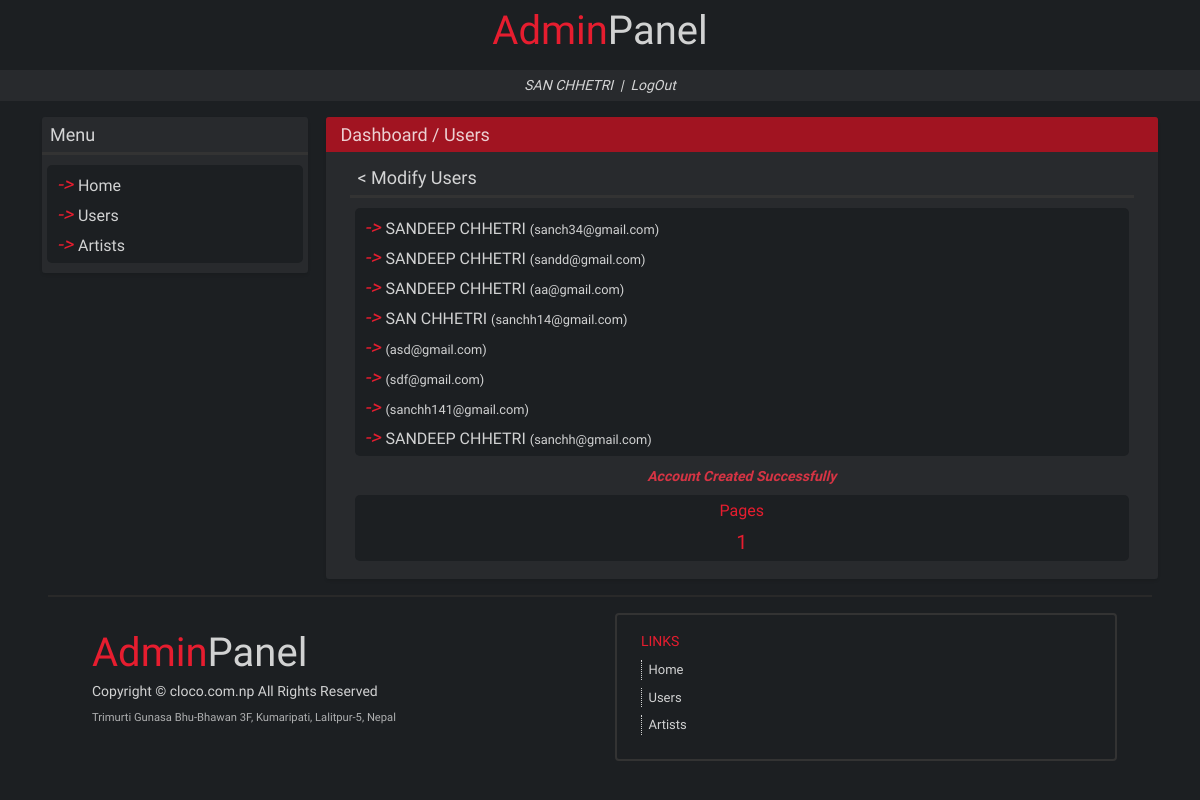
Before: /dashboard/users/modifyuser/ (signed in) with the older database file.
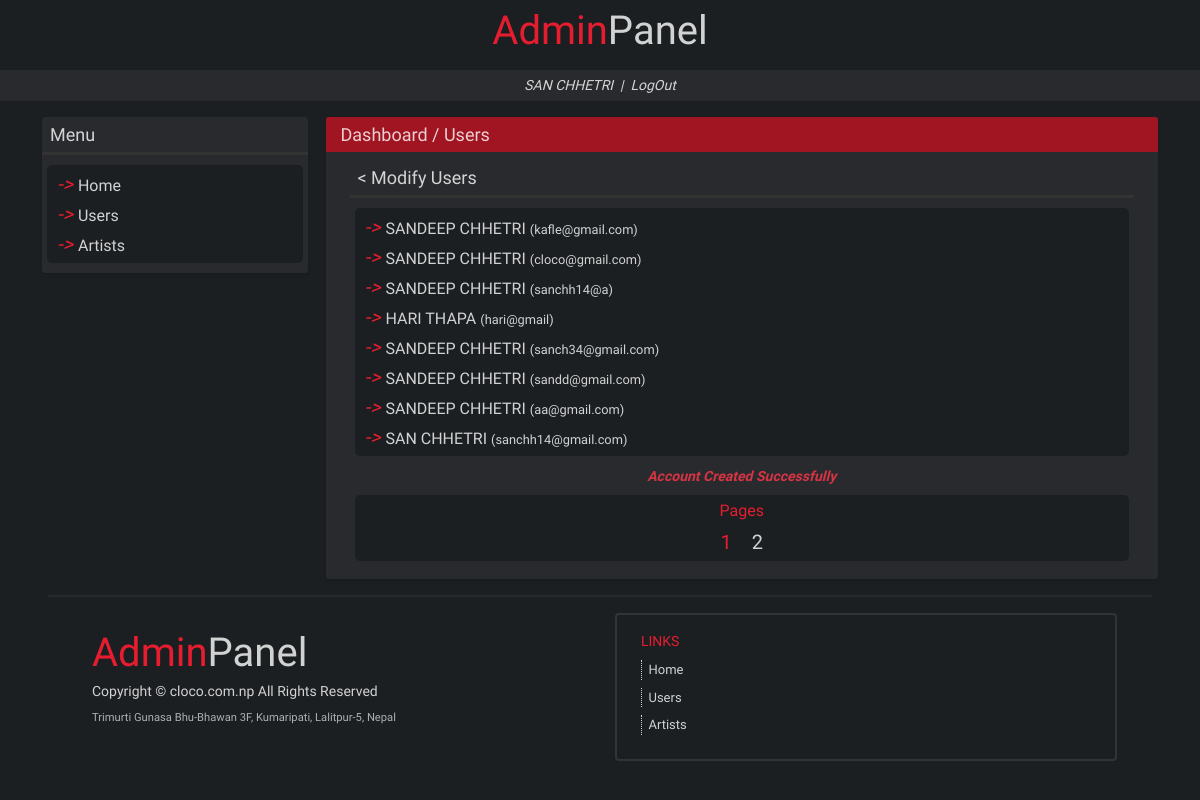
After: the same page with the newer database file.
### accounts/models.py (models this page shows)
class User(AbstractUser):
    GENDER_CHOICES = (
        ('M', 'Male'),
        ('F', 'Female'),
        ('O', 'Other'),
    )
    username = None
    first_name = models.CharField(max_length=20)
    last_name = models.CharField(max_length=20)
    email = models.EmailField(unique=True)
    password = models.CharField(max_length=40)
    phone = models.CharField(max_length=20, unique=True)
    dob = models.DateField(null=True, blank=True)
    gender = models.CharField(max_length=1, choices=GENDER_CHOICES)
    address = models.CharField(max_length=50)
    created_at = models.DateTimeField(auto_now_add=True)
    updated_at = models.DateTimeField(auto_now=True)
    USERNAME_FIELD = 'email'
    REQUIRED_FIELDS = ['phone']
    objects = UserManager()

### musicRecord/usersViews.py (the view)
# urls.py: path('users/modifyuser/', usersViews.modify_user, name='modifyuser'),
def modify_user(request):
    if not request.user.is_authenticated:
        return redirect('/')
    else:
        try:
            page = int(request.GET.get('page'))
        except:
            page = 1
        page_end = page*8
        page_start = page_end - 8
        users = User.objects.raw('select * from accounts_User order by created_at desc')
        pages = int(len(users)/8)
        if len(users)%8 != 0:
            pages = pages+1
        if request.session.get('success') != None:
                success = request.session['success']
                request.session['success'] = None
        else:
            success = ''
        return render(request, 'users/modifyuser.html',{'user_name':user_name(request), 'user_pk':request.user.id, 'users':users[page_start:page_end], 'pages':range(1,pages+1), 'page':page, 'success':success})

### musicRecord/usersViews.py (called while the page is built)
def user_name(request):
    return request.user.first_name.upper()+' '+request.user.last_name.upper()

### templates/users/modifyuser.html (shortened to what the changed rows need)
{% extends 'base.html' %}
{% block content %}
<div class="row mb-3">
    <div class="col-sm-12 col-lg-9 px-4">
        <div class="row main-box">
            <div class="col-12 box-content px-0 px-lg-4">
                <div class="mt-2 pb-2">
                    <div class="col-12 sidebox-menus">
                        <div class="row sidebox-menu py-1">
                            {% for user in users %}
                            <div class="col-12 p-0 m-0" style="color:#e61d2f;">
                                <i>-> </i>
                                <a class="menu-options" href="{% url 'modifyuser' %}{{user.id}}?page={{page}}">{{user.first_name.upper}} {{user.last_name.upper}} <span class="small">({{user.email}})</span></a>
                                <br>
                            </div>
                            {% endfor %}
                        </div>
                        <div class="row sidebox-menu py-1">
                            <div class="col mx-2">
                                <div class="row">
                                  <div class="col-12 d-flex justify-content-center">
                                    {% for p in pages %}
                                      <div class="">
                                        <a class="link pagesnav {% if page == p %}activetab{% endif %}" href="{% url 'modifyuser' %}?page={{p}}">
                                          <span class="unselectable" style="font-size:20px;">{{p}}</span>
                                        </a>
                                      </div>
                                    {% endfor %}
                                  </div>
                                </div>
                            </div>
                        </div>
                    </div>
                </div>
            </div>
        </div>
    </div>
{% endblock %}

Changed rows visible on the page:
no longer on this page (row unchanged): User: email "asd@gmail.com"
no longer on this page (row unchanged): User: email "sdf@gmail.com"
no longer on this page (row unchanged): User: email "sanchh141@gmail.com"
no longer on this page (row unchanged): User: first_name "SANDEEP", last_name "CHHETRI", email "sanchh@gmail.com"
added User: first_name "SANDEEP", last_name "CHHETRI", email "kafle@gmail.com"
added User: first_name "SANDEEP", last_name "CHHETRI", email "cloco@gmail.com"
added User: first_name "SANDEEP", last_name "CHHETRI", email "sanchh14@a"
added User: first_name "HARI", last_name "THAPA", email "hari@gmail"
Other visible differences:
new list line: "2"
